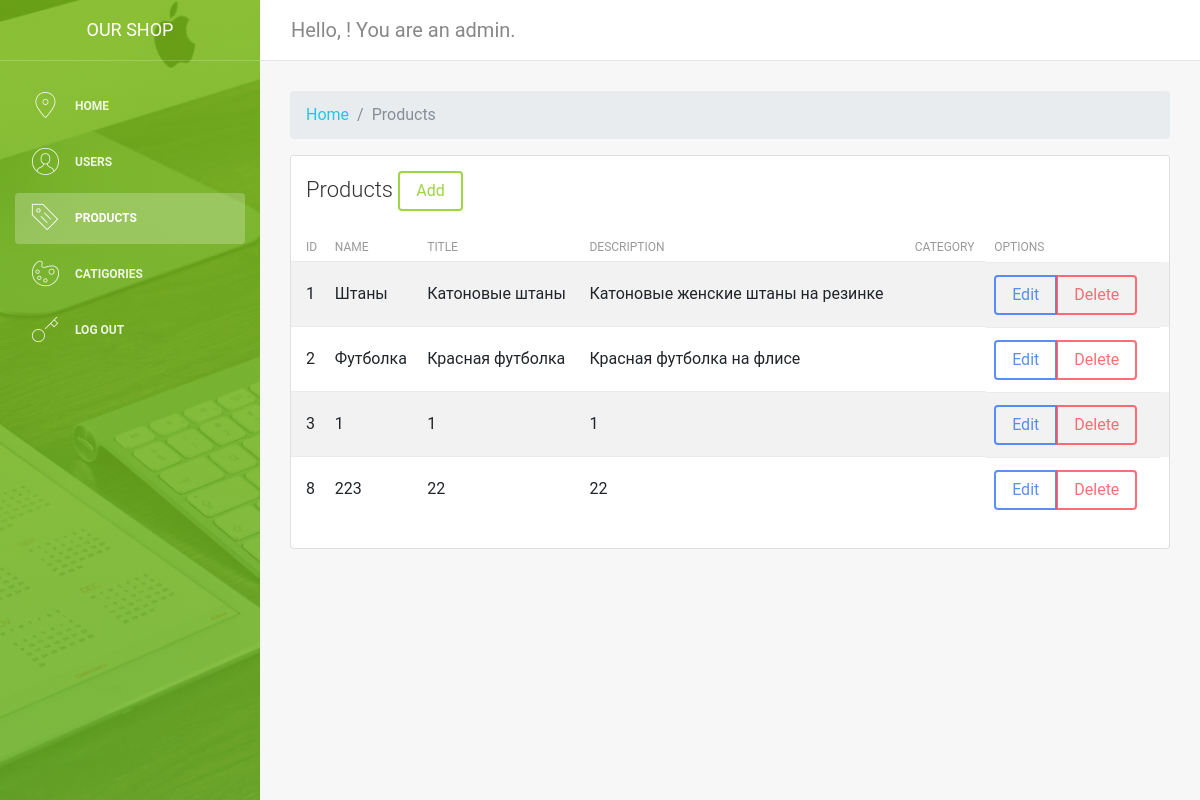
Page /admin/products.php on the earlier database version.
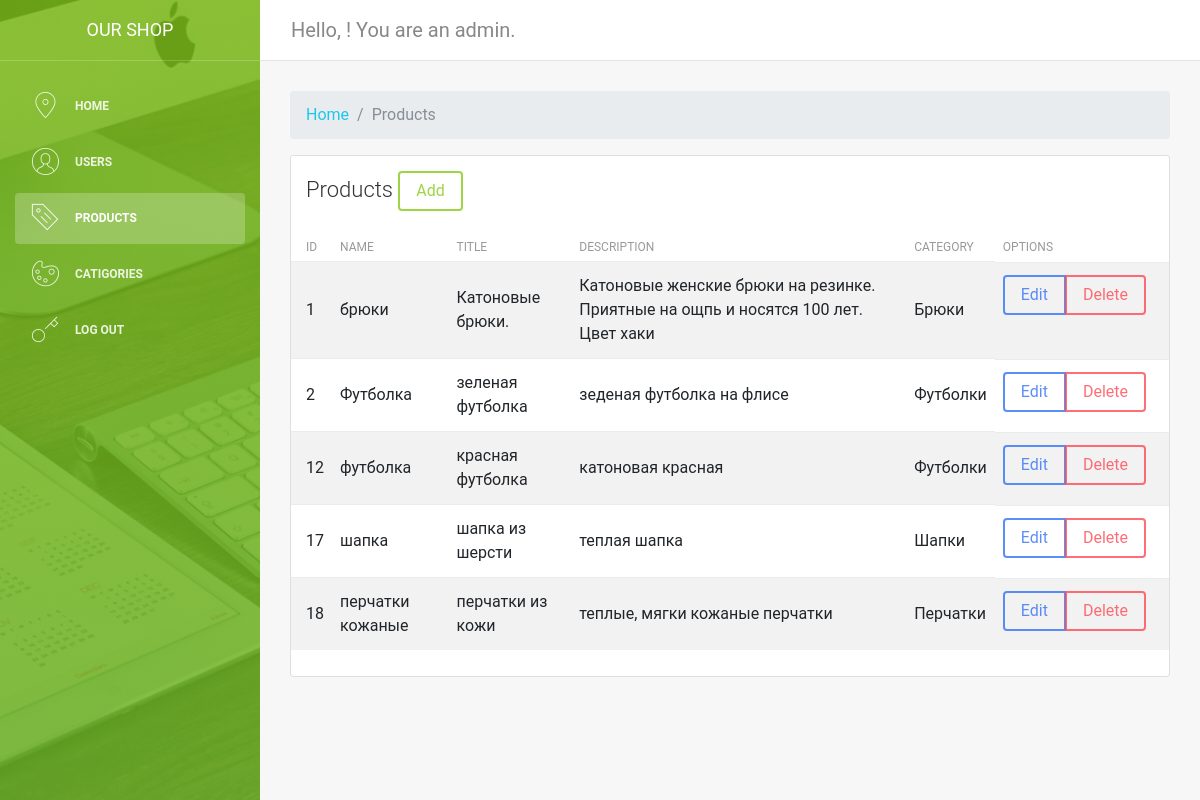
Same page on the later database version.
### tables this page shows
CREATE TABLE `products` (
  `id` int(11) NOT NULL,
  `title` varchar(255) NOT NULL,
  `description` text NOT NULL,
  `content` text NOT NULL,
  `category_id` int(11) NOT NULL,
  `image` varchar(255) NOT NULL
);

CREATE TABLE `category` (
  `id` int(11) NOT NULL,
  `title` varchar(255) NOT NULL
);

### admin/table-products.php (the view)
<?php
	$sqlProducts = "SELECT * FROM products";
	$productsResult = $connect->query($sqlProducts);
	while($row = mysqli_fetch_assoc($productsResult)){
		$productCategory = "SELECT * FROM  category WHERE id=" . $row["category_id"];
		$prodCategResult = mysqli_query($connect, $productCategory);
		$category = mysqli_fetch_assoc($prodCategResult);
	?>
	<tr>
		<td><?php echo $row["id"] ?></td>
		<td><?php echo $row["title"] ?></td>
		<td><?php echo $row["description"] ?></td>
		<td><?php echo $row["content"] ?></td>
		<td><?php echo $category["title"] ?></td>
		<td>
		<div class="btn-group mr-2" role="group" aria-label="First group">
			<a href="options/products/edit.php?id=<?php echo $row["id"] ?>" class="btn btn-primary">Edit</a>
			<div data-link="http://store.local/admin/options/products/delete.php?id=<?php echo $row["id"] ?>" onclick="deleteProduct(this)" id="delete-btn" class="btn btn-danger">Delete</div>
		</div>
		</td>
		</tr>
		<?php
	}
?>

Differences in the rows shown:
removed products: id "3", title "1", description "1", content "1"
removed products: id "8", title "223", description "22", content "22"
changed products id 1: title "Штаны" → "брюки"; description "Катоновые штаны" → "Катоновые брюки."; content "Катоновые женские штаны на резинке" → "Катоновые женские брюки на резинке. Приятные на ощпь и носятся 100 лет. Цвет хаки"; category.title (not shown) → "Брюки"
changed products "Футболка": description "Красная футболка" → "зеленая футболка"; content "Красная футболка на флисе" → "зеденая футболка на флисе"; category.title (not shown) → "Футболки"
added products: id "12", title "футболка", description "красная футболка", content "катоновая красная", category.title "Футболки"
added products: id "17", title "шапка", description "шапка из шерсти", content "теплая шапка", category.title "Шапки"
added products: id "18", title "перчатки кожаные", description "перчатки из кожи", content "теплые, мягки кожаные перчатки", category.title "Перчатки"
